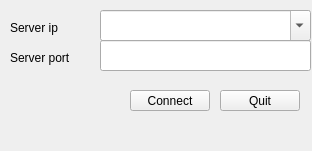
<?xml version="1.0" encoding="UTF-8"?>
<ui version="4.0">
 <class>Client</class>
 <widget class="QWidget" name="Client">
  <property name="geometry">
   <rect>
    <x>0</x>
    <y>0</y>
    <width>312</width>
    <height>151</height>
   </rect>
  </property>
  <property name="windowTitle">
   <string>Form</string>
  </property>
  <widget class="QComboBox" name="box_addresses">
   <property name="geometry">
    <rect>
     <x>100</x>
     <y>10</y>
     <width>211</width>
     <height>31</height>
    </rect>
   </property>
   <property name="editable">
    <bool>true</bool>
   </property>
  </widget>
  <widget class="QLineEdit" name="line_edit_port">
   <property name="geometry">
    <rect>
     <x>100</x>
     <y>40</y>
     <width>211</width>
     <height>31</height>
    </rect>
   </property>
  </widget>
  <widget class="QLabel" name="label_ip">
   <property name="geometry">
    <rect>
     <x>10</x>
     <y>20</y>
     <width>61</width>
     <height>16</height>
    </rect>
   </property>
   <property name="text">
    <string>Server ip</string>
   </property>
  </widget>
  <widget class="QLabel" name="label_port">
   <property name="geometry">
    <rect>
     <x>10</x>
     <y>50</y>
     <width>81</width>
     <height>16</height>
    </rect>
   </property>
   <property name="text">
    <string>Server port</string>
   </property>
  </widget>
  <widget class="QPushButton" name="button_connect">
   <property name="geometry">
    <rect>
     <x>130</x>
     <y>90</y>
     <width>80</width>
     <height>21</height>
    </rect>
   </property>
   <property name="text">
    <string>Connect</string>
   </property>
  </widget>
  <widget class="QPushButton" name="button_quit">
   <property name="geometry">
    <rect>
     <x>220</x>
     <y>90</y>
     <width>80</width>
     <height>21</height>
    </rect>
   </property>
   <property name="text">
    <string>Quit</string>
   </property>
  </widget>
  <widget class="QLabel" name="statusLabel">
   <property name="geometry">
    <rect>
     <x>10</x>
     <y>120</y>
     <width>291</width>
     <height>21</height>
    </rect>
   </property>
   <property name="text">
    <string/>
   </property>
  </widget>
 </widget>
 <resources/>
 <connections/>
</ui>
